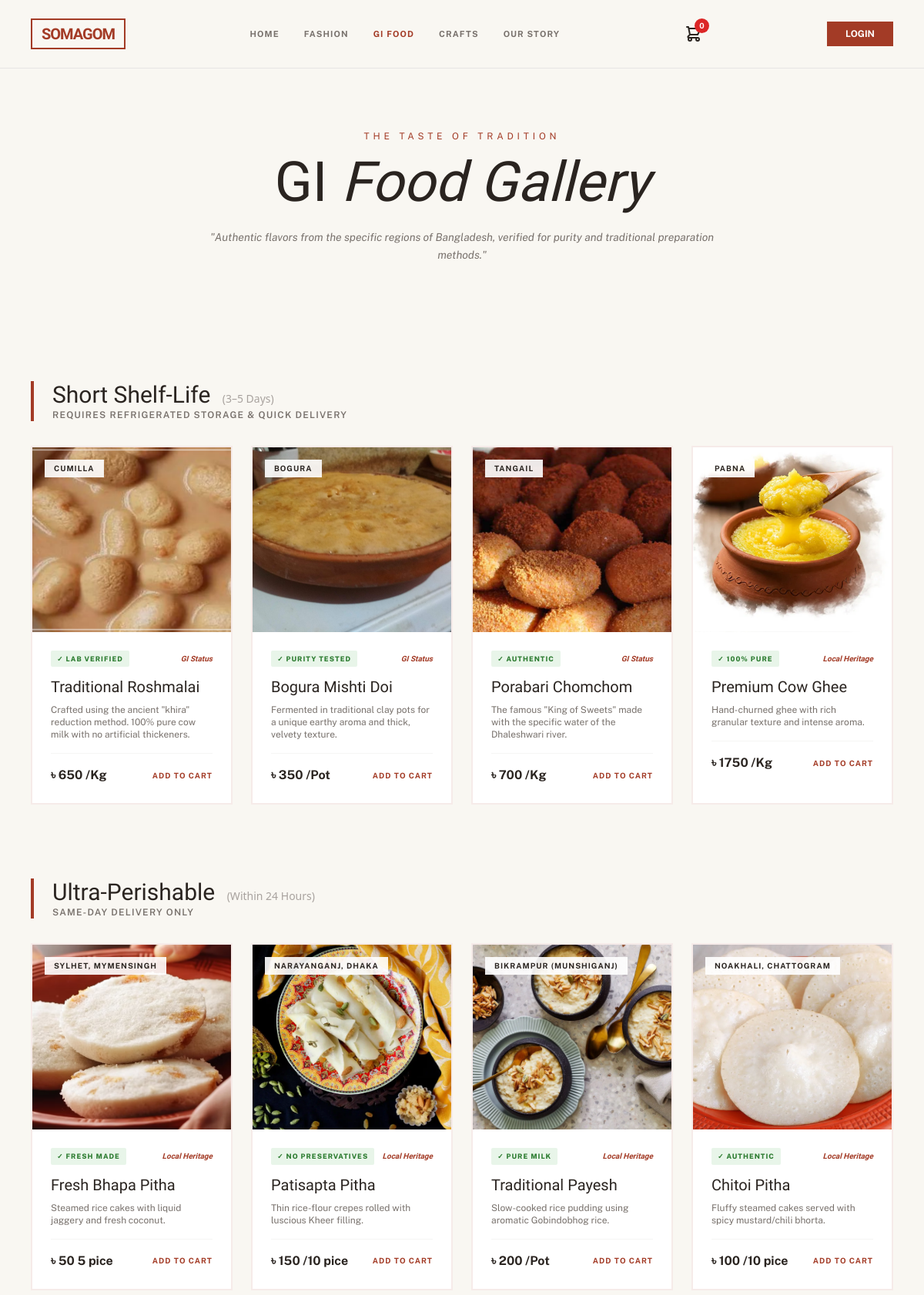
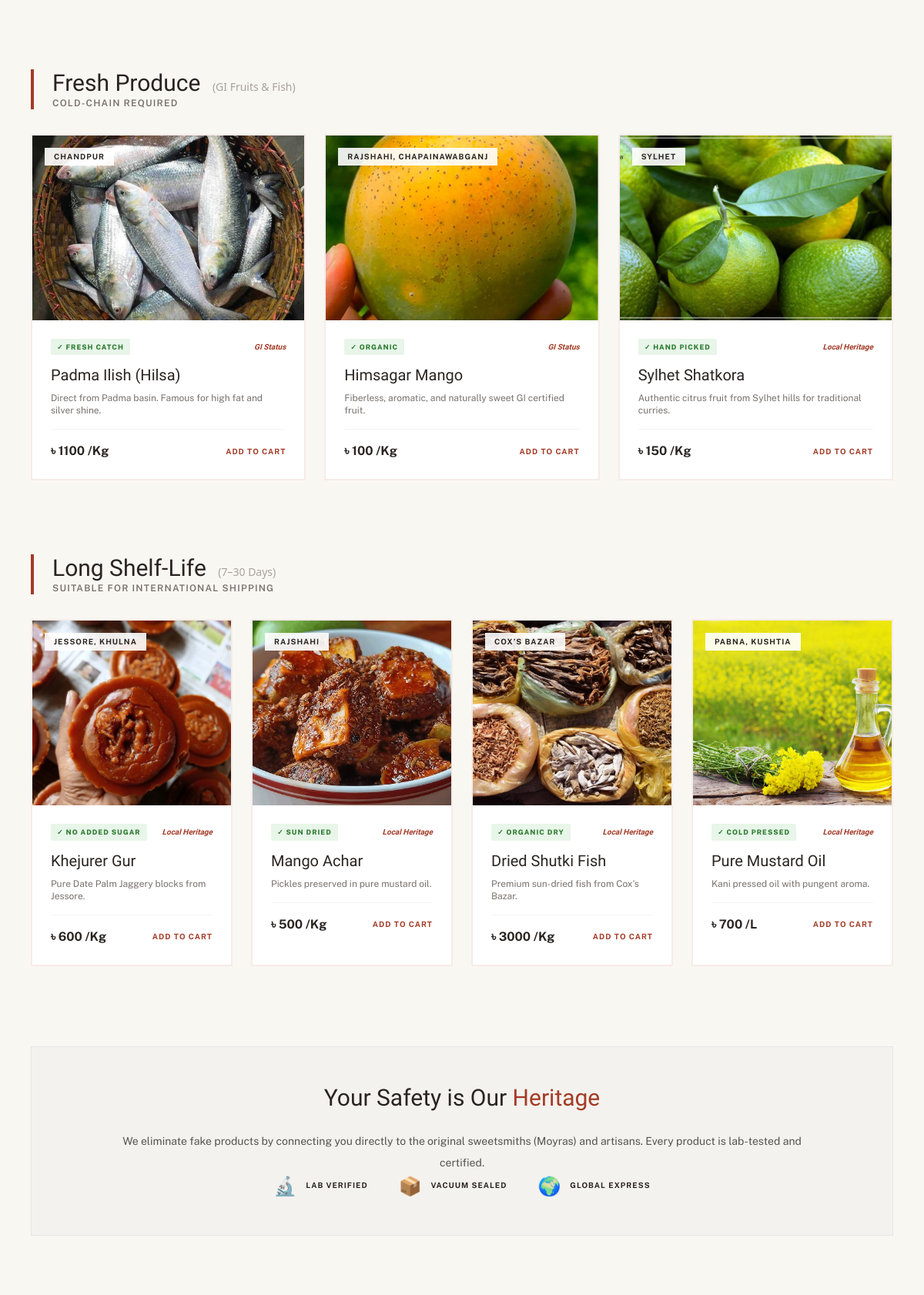
Screenshot of /food/ (upper part) with the database file from the repository (2 pictures, top to bottom).
### shop/models.py (models this page shows, shortened)
class Product(models.Model):
    product_name=models.CharField(max_length=200,unique=True)
    slug=models.CharField(max_length=200,unique=True)
    description=models.CharField(max_length=500,blank=True)
    price=models.PositiveIntegerField(blank=True)
    images=models.ImageField(upload_to='photos/products')
    quantity=models.CharField(max_length=200,blank=True)
    stock=models.PositiveIntegerField()
    origin=models.CharField(max_length=200,blank=True)
    status=models.CharField(max_length=200,blank=True)
    authenticity=models.CharField(max_length=200,blank=True)
    is_available=models.BooleanField(default=True)
    category=models.ForeignKey(Category,on_delete=models.CASCADE)
    created_date=models.DateTimeField(auto_now_add=True)
    modified_date=models.DateTimeField(auto_now=True)

### shop/views.py (the view)
# urls.py: path('food/',views.food,name='food'),
def food(request):
    cat=get_object_or_404(Category,slug='food')
    cat1=get_object_or_404(Category,slug='food1')
    cat2=get_object_or_404(Category,slug='food2')
    cat3=get_object_or_404(Category,slug='food3')
    product=cat.product_set.filter(is_available=True)
    product1=cat1.product_set.filter(is_available=True)
    product2=cat2.product_set.filter(is_available=True)
    product3=cat3.product_set.filter(is_available=True)
    return render(request, 'food.html',{'food':product,'food1':product1,'food2':product2,'food3':product3,'logged_in': True if request.user.is_authenticated else False,})

### category/context_processors.py (called while the page is built)
def menu_links(request):
    links=Category.objects.all()
    return dict(links=links)

### shop/templates/food.html (shortened to what this page needs)
{%load static %}
<!DOCTYPE html>
<html lang="en">
<head>
    <script src="https://cdn.tailwindcss.com"></script>
</head>
<body>
    <nav class="flex justify-between items-center px-6 md:px-10 py-6 sticky top-0 z-50 bg-[#F9F7F2]/95 backdrop-blur-md border-b border-stone-200">
        <div class="logo-box brand-color">
            <div class="text-xl serif tracking-tighter">SOMAGOM</div>
        </div>
        <div class="hidden md:flex space-x-8 text-[11px] uppercase tracking-widest font-bold text-stone-500">
            <a href="{%url ''%}" >Home</a>
            <a href="{% url 'fashion'%}" class="hover:brand-color transition">Fashion</a>
            <a href="{% url 'food'%}" class="brand-color" class="hover:brand-color transition">GI Food</a>
            <a href="{%url 'craft'%}" class="hover:brand-color transition">Crafts</a>
            <a href="{%url 'about'%}" class="hover:brand-color transition">Our Story</a>
        </div>
        <div class="flex items-center space-x-3">
            <a href="{% url 'cart' %}" class="relative inline-block">
                <span id="cart-count" class="absolute -top-2 -right-2 bg-red-600 text-white text-[10px] font-bold px-1.5 py-0.5 rounded-full">
                    {{ cart.items.count|default:0 }}
                </span>
            </a>
        </div>
        <div class="flex items-center space-x-4">
        {% if user.is_authenticated %}
            <form action="{% url 'rest_logout' %}" method="post" class="inline">
                {% csrf_token %}
                <button type="button" onclick="confirmLogout()" class="text-xs uppercase font-bold text-stone-500">
                    Logout
                </button>
            </form>
            <span class="text-[10px] uppercase tracking-widest font-bold brand-color">
                Hi, {{ user.username }}
            </span>
        {% else %}
                <a href="{% url 'login'%}" class="hidden md:block brand-bg px-6 py-2 text-xs uppercase font-bold text-white hover:opacity-90 transition">Login</a>
        {% endif %}
        </div>
    </nav>
    <header class="px-10 py-20 text-center row">
        <span class="brand-color text-xs uppercase tracking-[0.4em] mb-4 block">The Taste of Tradition</span>
        <h1 class="text-5xl md:text-7xl serif mb-6">GI <span class="italic font-light">Food Gallery</span></h1>
        <p class="max-w-2xl mx-auto text-stone-500 text-sm leading-relaxed italic">
            "Authentic flavors from the specific regions of Bangladesh, verified for purity and traditional preparation methods."
        </p>
    </header>
    <main class="px-10 py-6">
        <div class="cat-header">
            <h2 class="text-3xl serif">Short Shelf-Life <span class="text-sm font-sans font-light text-stone-400 ml-2">(3–5 Days)</span></h2>
            <p class="text-xs text-stone-500 uppercase tracking-widest font-semibold">Requires Refrigerated Storage & Quick Delivery</p>
        </div>
            <div class="grid grid-cols-1 sm:grid-cols-2 md:grid-cols-4 gap-6">
                {%for p in food %}
                    <div class="food-card flex flex-col">
                        <div class="food-card">
                            <div class="relative h-60 overflow-hidden">
                                <img src="{{p.images.url}}" class="w-full h-full object-cover">
                                <div class="absolute top-4 left-4 bg-white/90 px-3 py-1 text-[10px] font-bold tracking-widest uppercase">{{p.origin}}</div>
                            </div>
                            <div class="p-6 flex-grow flex flex-col">
                                <div class="flex justify-between items-center mb-3">
                                    <span class="lab-badge">✓ {{p.authenticity}}</span>
                                    <span class="brand-color font-bold italic serif text-[10px]">{{p.status}}</span>
                                </div>
                                <h3 class="serif text-xl mb-2">{{p.product_name}}</h3>
                                <p class="text-stone-500 text-xs flex-grow">{{p.description}}</p>
                                <div class="pt-4 mt-4 border-t border-stone-100 flex justify-between items-center">
                                    <span class="font-bold">৳ {{p.price}} {{p.quantity}}</span>
                                    <button
                                         onclick="addToCart('{{p.id}}')"
                                        class="brand-color text-[10px] font-bold uppercase tracking-widest hover:opacity-70 transition">
                                            Add to Cart
                                    </button>
                                </div>
                            </div>
                        </div>
                    </div>
                {%endfor%}
            </div>
    </main>
    <main class="px-10 py-6">
        <div class="cat-header">
            <h2 class="text-3xl serif">Ultra-Perishable <span class="text-sm font-sans font-light text-stone-400 ml-2">(Within 24 Hours)</span></h2>
            <p class="text-xs text-stone-500 uppercase tracking-widest font-semibold text-red-600">Same-Day Delivery Only</p>
        </div>
            <div class="grid grid-cols-1 sm:grid-cols-2 md:grid-cols-4 gap-6">
                {%for p in food1 %}
                    <div class="food-card flex flex-col">
                        <div class="food-card">
                            <div class="relative h-60 overflow-hidden">
                                <img src="{{p.images.url}}" class="w-full h-full object-cover">
                                <div class="absolute top-4 left-4 bg-white/90 px-3 py-1 text-[10px] font-bold tracking-widest uppercase">{{p.origin}}</div>
                            </div>
                            <div class="p-6 flex-grow flex flex-col">
                                <div class="flex justify-between items-center mb-3">
                                    <span class="lab-badge">✓ {{p.authenticity}}</span>
                                    <span class="brand-color font-bold italic serif text-[10px]">{{p.status}}</span>
                                </div>
                                <h3 class="serif text-xl mb-2">{{p.product_name}}</h3>
                                <p class="text-stone-500 text-xs flex-grow">{{p.description}}</p>
                                <div class="pt-4 mt-4 border-t border-stone-100 flex justify-between items-center">
                                    <span class="font-bold">৳ {{p.price}} {{p.quantity}}</span>
                                    <button
                                         onclick="addToCart('{{p.id}}')"
                                        class="brand-color text-[10px] font-bold uppercase tracking-widest hover:opacity-70 transition">
                                            Add to Cart
                                    </button>
                                </div>
                            </div>
                        </div>
                    </div>
                {%endfor%}
            </div>
    </main>
    <main class="px-10 py-6">
        <div class="cat-header">
            <h2 class="text-3xl serif">Fresh Produce <span class="text-sm font-sans font-light text-stone-400 ml-2">(GI Fruits & Fish)</span></h2>
            <p class="text-xs text-stone-500 uppercase tracking-widest font-semibold">Cold-Chain Required</p>
        </div>
            <div class="grid grid-cols-1 sm:grid-cols-2 md:grid-cols-3 gap-6">
                {%for p in food2 %}
                    <div class="food-card flex flex-col">
                        <div class="food-card">
                            <div class="relative h-60 overflow-hidden">
                                <img src="{{p.images.url}}" class="w-full h-full object-cover">
                                <div class="absolute top-4 left-4 bg-white/90 px-3 py-1 text-[10px] font-bold tracking-widest uppercase">{{p.origin}}</div>
                            </div>
                            <div class="p-6 flex-grow flex flex-col">
                                <div class="flex justify-between items-center mb-3">
                                    <span class="lab-badge">✓ {{p.authenticity}}</span>
                                    <span class="brand-color font-bold italic serif text-[10px]">{{p.status}}</span>
                                </div>
                                <h3 class="serif text-xl mb-2">{{p.product_name}}</h3>
                                <p class="text-stone-500 text-xs flex-grow">{{p.description}}</p>
                                <div class="pt-4 mt-4 border-t border-stone-100 flex justify-between items-center">
                                    <span class="font-bold">৳ {{p.price}} {{p.quantity}}</span>
                                    <button
                                         onclick="addToCart('{{p.id}}')"
                                        class="brand-color text-[10px] font-bold uppercase tracking-widest hover:opacity-70 transition">
                                            Add to Cart
                                    </button>
                                </div>
                            </div>
                        </div>
                    </div>
                {%endfor%}
            </div>
    </main>
    <main class="px-10 py-6 mb-20">
        <div class="cat-header">
            <h2 class="text-3xl serif">Long Shelf-Life <span class="text-sm font-sans font-light text-stone-400 ml-2">(7–30 Days)</span></h2>
            <p class="text-xs text-stone-500 uppercase tracking-widest font-semibold text-green-700">Suitable for International Shipping</p>
        </div>
            <div class="grid grid-cols-1 sm:grid-cols-2 md:grid-cols-4 gap-6">
                {%for p in food3 %}
                    <div class="food-card flex flex-col">
                        <div class="food-card">
                            <div class="relative h-60 overflow-hidden">
                                <img src="{{p.images.url}}" class="w-full h-full object-cover">
                                <div class="absolute top-4 left-4 bg-white/90 px-3 py-1 text-[10px] font-bold tracking-widest uppercase">{{p.origin}}</div>
                            </div>
                            <div class="p-6 flex-grow flex flex-col">
                                <div class="flex justify-between items-center mb-3">
                                    <span class="lab-badge">✓ {{p.authenticity}}</span>
                                    <span class="brand-color font-bold italic serif text-[10px]">{{p.status}}</span>
                                </div>
                                <h3 class="serif text-xl mb-2">{{p.product_name}}</h3>
                                <p class="text-stone-500 text-xs flex-grow">{{p.description}}</p>
                                <div class="pt-4 mt-4 border-t border-stone-100 flex justify-between items-center">
                                    <span class="font-bold">৳ {{p.price}} {{p.quantity}}</span>
                                    <button
                                         onclick="addToCart('{{p.id}}')"
                                        class="brand-color text-[10px] font-bold uppercase tracking-widest hover:opacity-70 transition">
                                            Add to Cart
                                    </button>
                                </div>
                            </div>
                        </div>
                    </div>
                {%endfor%}
            </div>
    </main>
    <section class="mx-10 my-20 bg-stone-200/30 p-12 border border-stone-200">
        <div class="max-w-4xl mx-auto text-center">
            <h2 class="text-3xl serif mb-6">Your Safety is Our <span class="brand-color">Heritage</span></h2>
            <p class="text-stone-600 text-sm leading-loose">
                We eliminate fake products by connecting you directly to the original sweetsmiths (Moyras) and artisans. Every product is lab-tested and certified.
            </p>
            <div class="flex flex-wrap justify-center gap-10">
                <div class="flex items-center space-x-3">
                    <span class="text-2xl">🔬</span>
                    <span class="text-[10px] font-bold uppercase tracking-widest">Lab Verified</span>
                </div>
                <div class="flex items-center space-x-3">
                    <span class="text-2xl">📦</span>
                    <span class="text-[10px] font-bold uppercase tracking-widest">Vacuum Sealed</span>
                </div>
                <div class="flex items-center space-x-3">
                    <span class="text-2xl">🌍</span>
                    <span class="text-[10px] font-bold uppercase tracking-widest">Global Express</span>
                </div>
            </div>
        </div>
    </section>
</body>
</html>

### shop/templates/food.html (style rules this page uses)
:root { --heritage-red: #A33B26; --clay-white: #F9F7F2; --ink-black: #2A2420; }
body { font-family: 'Public Sans', sans-serif; background-color: var(--clay-white); color: var(--ink-black); background-image: url("https://www.transparenttextures.com/patterns/natural-paper.png"); }
.serif { font-family: 'Marcellus', serif; }
.brand-color { color: var(--heritage-red); }
.brand-bg { background-color: var(--heritage-red); }
.logo-box { border: 2px solid var(--heritage-red); padding: 4px 12px; display: inline-block; font-weight: 700; letter-spacing: 2px; }
.cat-header { border-left: 4px solid var(--heritage-red); padding-left: 1.5rem; margin-bottom: 2rem; margin-top: 3rem; }
.food-card { background: #ffffff; border: 1px solid rgba(163, 59, 38, 0.1); transition: all 0.4s cubic-bezier(0.165, 0.84, 0.44, 1); height: 100%; }
.lab-badge { background: #E8F5E9; color: #2E7D32; font-size: 9px; font-weight: 800; padding: 4px 8px; letter-spacing: 1px; border-radius: 2px; }

### rows the page displays
Product: images (picture), origin "CUMILLA", authenticity "LAB VERIFIED", status "GI Status", product_name "Traditional Roshmalai", description "Crafted using the ancient \"khira\" reduction method. 100% pure cow milk with no artificial thickeners.", price "650", quantity "/Kg"
Product: images (picture), origin "BOGURA", authenticity "PURITY TESTED", status "GI Status", product_name "Bogura Mishti Doi", description "Fermented in traditional clay pots for a unique earthy aroma and thick, velvety texture.", price "350", quantity "/Pot"
Product: images (picture), origin "TANGAIL", authenticity "AUTHENTIC", status "GI Status", product_name "Porabari Chomchom", description "The famous \"King of Sweets\" made with the specific water of the Dhaleshwari river.", price "700", quantity "/Kg"
Product: images (picture), origin "PABNA", authenticity "100% PURE", status "Local Heritage", product_name "Premium Cow Ghee", description "Hand-churned ghee with rich granular texture and intense aroma.", price "1750", quantity "/Kg"
Product: images (picture), origin "SYLHET, MYMENSINGH", authenticity "FRESH MADE", status "Local Heritage", product_name "Fresh Bhapa Pitha", description "Steamed rice cakes with liquid jaggery and fresh coconut.", price "50", quantity "5 pice"
Product: images (picture), origin "NARAYANGANJ, DHAKA", authenticity "NO PRESERVATIVES", status "Local Heritage", product_name "Patisapta Pitha", description "Thin rice-flour crepes rolled with luscious Kheer filling.", price "150", quantity "/10 pice"
Product: images (picture), origin "BIKRAMPUR (MUNSHIGANJ)", authenticity "PURE MILK", status "Local Heritage", product_name "Traditional Payesh", description "Slow-cooked rice pudding using aromatic Gobindobhog rice.", price "200", quantity "/Pot"
Product: images (picture), origin "NOAKHALI, CHATTOGRAM", authenticity "AUTHENTIC", status "Local Heritage", product_name "Chitoi Pitha", description "Fluffy steamed cakes served with spicy mustard/chili bhorta.", price "100", quantity "/10 pice"
Product: images (picture), origin "CHANDPUR", authenticity "FRESH CATCH", status "GI Status", product_name "Padma Ilish (Hilsa)", description "Direct from Padma basin. Famous for high fat and silver shine.", price "1100", quantity "/Kg"
Product: images (picture), origin "RAJSHAHI, CHAPAINAWABGANJ", authenticity "ORGANIC", status "GI Status", product_name "Himsagar Mango", description "Fiberless, aromatic, and naturally sweet GI certified fruit.", price "100", quantity "/Kg"
Product: images (picture), origin "SYLHET", authenticity "HAND PICKED", status "Local Heritage", product_name "Sylhet Shatkora", description "Authentic citrus fruit from Sylhet hills for traditional curries.", price "150", quantity "/Kg"
Product: images (picture), origin "JESSORE, KHULNA", authenticity "NO ADDED SUGAR", status "Local Heritage", product_name "Khejurer Gur", description "Pure Date Palm Jaggery blocks from Jessore.", price "600", quantity "/Kg"
Product: images (picture), origin "RAJSHAHI", authenticity "SUN DRIED", status "Local Heritage", product_name "Mango Achar", description "Pickles preserved in pure mustard oil.", price "500", quantity "/Kg"
Product: images (picture), origin "COX’S BAZAR", authenticity "ORGANIC DRY", status "Local Heritage", product_name "Dried Shutki Fish", description "Premium sun-dried fish from Cox's Bazar.", price "3000", quantity "/Kg"
Product: images (picture), origin "PABNA, KUSHTIA", authenticity "COLD PRESSED", status "Local Heritage", product_name "Pure Mustard Oil", description "Kani pressed oil with pungent aroma.", price "700", quantity "/L"

### other values shown
{{ cart.items.count|default:0 }} "0"
